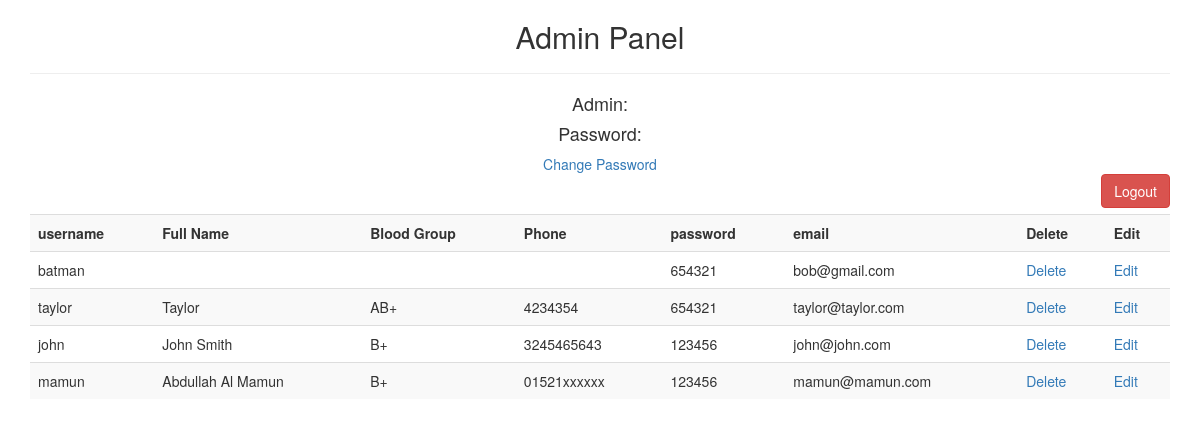
/backend/adminpage.php (signed in), run on the app's committed database.
### tables this page shows
CREATE TABLE `info` (
  `username` varchar(20) NOT NULL,
  `password` varchar(20) NOT NULL,
  `email` varchar(20) NOT NULL,
  `id` int(250) NOT NULL,
  `fullname` varchar(50) NOT NULL,
  `Address` text NOT NULL,
  `bloodgrp` text NOT NULL,
  `phone` text NOT NULL,
  `dob` text NOT NULL,
  `gender` varchar(10) NOT NULL
);

### backend/adminpage.php (the view, shortened to what this page needs)
<?php
	require_once('dbconfig/config.php');
?>
<!DOCTYPE html>
<html>
<head>
<link rel="stylesheet" href="css/bootstrap.css">
<link rel="stylesheet" href="css/style.css" type="text/css">
</head>
<body>
	<div class="container">
		<center><h2>Admin Panel</h2></center>
		<hr>
        <center><h4><bold>Admin: <?php echo $_SESSION['a_username'];?></bold></h4></center>
        <center><h4><bold>Password: <?php echo $_SESSION['a_password'];?></bold></h4></center>
        <center><a href="a_change.php">Change Password</a></center>
        <a href="adminpage.php?q=logout"><button type="button" class="btn btn-danger" style="float:right;">Logout</button></a>
        <br><br>
                <?php
                $sql = "SELECT * FROM info";
if($result = mysqli_query($con, $sql)){
    if(mysqli_num_rows($result) > 0){
        echo '<table class="table table-striped">';
            echo "<tr>";
                echo "<th>username</th>";
                echo "<th>Full Name</th>";
                echo "<th>Blood Group</th>";
                echo "<th>Phone</th>";
                echo "<th>password</th>";
                echo "<th>email</th>";
                echo "<th>Delete</th>";
                echo "<th>Edit</th>";
            echo "</tr>";
        while($row = mysqli_fetch_array($result)){
            echo "<tr>";
                echo "<td>" . $row['username'] . "</td>";
                echo "<td>" . $row['fullname'] . "</td>";
                echo "<td>" . $row['bloodgrp'] . "</td>";
                echo "<td>" . $row['phone'] . "</td>";
                echo "<td>" . $row['password'] . "</td>";
                echo "<td>" . $row['email'] . "</td>";
                echo "<td><a href='delete.php?del_id=". $row['id'] ."'>Delete</a></td>";
                echo "<td><a href='a_update.php?id=". $row['id'] ."'>Edit</a></td>";
           echo "</tr>";
        }
        echo "</table>";
    }
    else
    {
        echo "No records. No User registered yet.";
    }
}
else
{
    echo "ERROR: Could not able to execute $sql. " . mysqli_error($con);
}
?>
	</div>
</body>
</html>

### backend/css/style.css (style rules this page uses)
h2 { text-align: center; }

### data on the page
info: username "batman", password "654321", email "bob@gmail.com"
info: username "taylor", fullname "Taylor", bloodgrp "AB+", phone "4234354", password "654321", email "taylor@taylor.com"
info: username "john", fullname "John Smith", bloodgrp "B+", phone "3245465643", password "123456", email "john@john.com"
info: username "mamun", fullname "Abdullah Al Mamun", bloodgrp "B+", phone "01521xxxxxx", password "123456", email "mamun@mamun.com"
